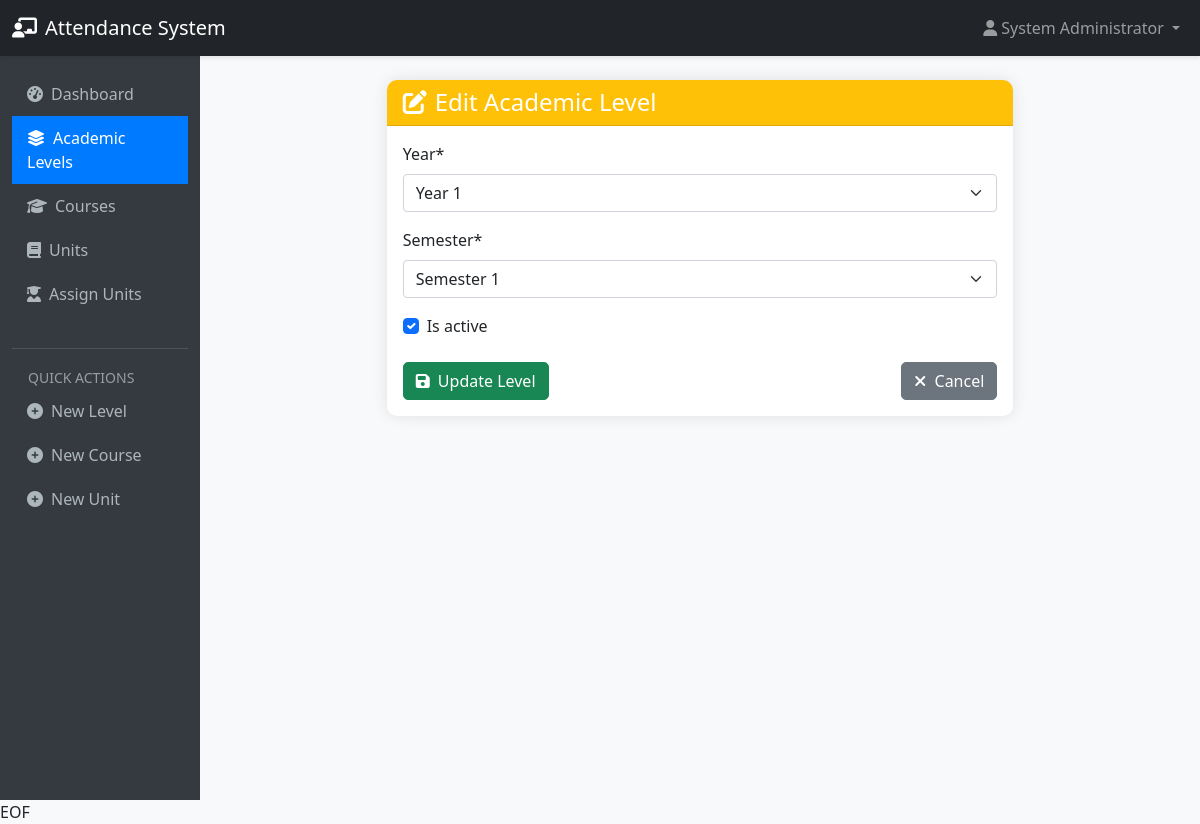
Page /attendance/admin/levels/edit/5/ (signed in) on the committed database.
### accounts/models.py (models this page shows, shortened)
class User(AbstractUser):
    USER_TYPE_CHOICES = (
        ('admin', 'Admin'),
        ('lecturer', 'Lecturer'),
        ('student', 'Student'),
    )
    user_type = models.CharField(max_length=20, choices=USER_TYPE_CHOICES, default='student')
    registration_number = models.CharField(max_length=20, blank=True, null=True, unique=True, verbose_name="Student Registration Number")
    employee_id = models.CharField(max_length=20, blank=True, null=True, unique=True, verbose_name="Lecturer/Staff ID")
    department = models.CharField(max_length=100, blank=True, null=True)
    phone_regex = RegexValidator(
        regex=r'^\+?1?\d{9,15}$',
        message="Phone number must be entered in the format: '+999999999'. Up to 15 digits allowed."
    )
    phone_number = models.CharField(validators=[phone_regex], max_length=17, blank=True, null=True)
    profile_picture = models.ImageField(upload_to='profile_pics/', blank=True, null=True)
    is_approved = models.BooleanField(default=False)  # For admin approval of lecturers

### attendance/models.py (models this page shows, shortened)
class Level(models.Model):
    year = models.PositiveIntegerField(choices=[(1, 'Year 1'), (2, 'Year 2'), (3, 'Year 3'), (4, 'Year 4'), (5, 'Year 5')])
    semester = models.PositiveIntegerField(choices=[(1, 'Semester 1'), (2, 'Semester 2'), (3, 'Semester 3')])
    is_active = models.BooleanField(default=True)
    name = models.CharField(max_length=100, blank=True)
    class Meta:
        ordering = ['year', 'semester']
        unique_together = ['year', 'semester']

### attendance/views.py (the view)
# urls.py: path('admin/levels/edit/<int:level_id>/', views.edit_level, name='edit_level'),
@login_required
@admin_required
def edit_level(request, level_id):
    level = get_object_or_404(Level, id=level_id)
    if request.method == 'POST':
        form = LevelForm(request.POST, instance=level)
        if form.is_valid():
            form.save()
            messages.success(request, 'Level updated successfully.')
            return redirect('manage_levels')
    else:
        form = LevelForm(instance=level)
    return render(request, 'attendance/edit_level.html', {'form': form, 'level': level})

### attendance/forms.py (shortened to what this page needs)
class LevelForm(forms.ModelForm):
    class Meta:
        model = Level
        fields = ['year', 'semester', 'is_active']

### accounts/views.py (called while the page is built)
def admin_required(view_func):
    decorated_view_func = user_passes_test(
        lambda u: u.is_authenticated and u.user_type == 'admin',
        login_url='login'
    )(view_func)
    return decorated_view_func

### templates/attendance/edit_level.html (shortened to what this page needs)
{% extends 'attendance/base.html' %}
{% load crispy_forms_tags %}
{% block content %}
<div class="row justify-content-center">
    <div class="col-md-8">
        <div class="card">
            <div class="card-header bg-warning text-white">
                <h4 class="mb-0">
                    <i class="fas fa-edit me-2"></i>Edit Academic Level
                </h4>
            </div>
            <div class="card-body">
                <form method="post">
                    {{ form|crispy }}
                    <div class="mt-4 d-flex justify-content-between">
                        <button type="submit" class="btn btn-success">
                            <i class="fas fa-save me-1"></i> Update Level
                        </button>
                        <a href="{% url 'manage_levels' %}" class="btn btn-secondary">
                            <i class="fas fa-times me-1"></i> Cancel
                        </a>
                    </div>
                </form>
            </div>
        </div>
    </div>
</div>
{% endblock %}

### templates/attendance/base.html (shortened to what this page needs)
<!DOCTYPE html>
    <html lang="en">
    <head>
        <link href="https://cdn.jsdelivr.net/npm/bootstrap@5.1.3/dist/css/bootstrap.min.css" rel="stylesheet">
        <link rel="stylesheet" href="https://cdnjs.cloudflare.com/ajax/libs/font-awesome/6.4.0/css/all.min.css">
    </head>
    <body>
        <nav class="navbar navbar-expand-lg navbar-dark bg-dark">
            <div class="container-fluid">
                <a class="navbar-brand" href="/">
                    <i class="fas fa-chalkboard-teacher me-2"></i>Attendance System
                </a>
                <div class="collapse navbar-collapse" id="navbarNav">
                    <ul class="navbar-nav ms-auto">
                        {% if user.is_authenticated %}
                        <li class="nav-item dropdown">
                            <a class="nav-link dropdown-toggle" href="#" id="navbarDropdown" role="button"
                                data-bs-toggle="dropdown">
                                <i class="fas fa-user me-1"></i>{{ user.get_full_name|default:user.username }}
                            </a>
                        </li>
                        {% endif %}
                    </ul>
                </div>
            </div>
        </nav>
        <div class="container-fluid">
            <div class="row">
                {% if user.is_authenticated %}
                <div class="col-md-3 col-lg-2 d-md-block sidebar collapse">
                    <div class="position-sticky pt-3">
                        <ul class="nav flex-column">
                            <li class="nav-item">
                                <a class="nav-link {% if request.path == '/attendance/admin-dashboard/' %}active{% endif %}"
                                    href="/attendance/admin-dashboard/">
                                    <i class="fas fa-tachometer-alt me-2"></i>Dashboard
                                </a>
                            </li>
                            <li class="nav-item">
                                <a class="nav-link {% if 'levels' in request.path %}active{% endif %}"
                                    href="/attendance/admin/levels/">
                                    <i class="fas fa-layer-group me-2"></i>Academic Levels
                                </a>
                            </li>
                            <li class="nav-item">
                                <a class="nav-link {% if 'courses' in request.path %}active{% endif %}"
                                    href="/attendance/admin/courses/">
                                    <i class="fas fa-graduation-cap me-2"></i>Courses
                                </a>
                            </li>
                            <li class="nav-item">
                                <a class="nav-link {% if 'units' in request.path and 'assign' not in request.path %}active{% endif %}"
                                    href="/attendance/admin/units/">
                                    <i class="fas fa-book me-2"></i>Units
                                </a>
                            </li>
                            <li class="nav-item">
                                <a class="nav-link {% if 'assign' in request.path %}active{% endif %}"
                                    href="/attendance/admin/assign-units/">
                                    <i class="fas fa-user-graduate me-2"></i>Assign Units
                                </a>
                            </li>
                            <li class="nav-item mt-3">
                                <hr class="text-white-50">
                                <small class="text-white-50 px-3">QUICK ACTIONS</small>
                            </li>
                            <li class="nav-item">
                                <a class="nav-link" href="/attendance/admin/levels/create/">
                                    <i class="fas fa-plus-circle me-2"></i>New Level
                                </a>
                            </li>
                            <li class="nav-item">
                                <a class="nav-link" href="#">
                                    <i class="fas fa-plus-circle me-2"></i>New Course
                                </a>
                            </li>
                            <li class="nav-item">
                                <a class="nav-link" href="#">
                                    <i class="fas fa-plus-circle me-2"></i>New Unit
                                </a>
                            </li>
                        </ul>
                    </div>
                </div>
                {% endif %}
                <div
                    class="{% if user.is_authenticated %}col-md-9 col-lg-10{% else %}col-12{% endif %} ms-sm-auto px-4 py-4">
                    {% block content %}{% endblock %}
                </div>
            </div>
        </div>
    </body>
    </html>

### templates/attendance/base.html (style rules this page uses)
body { background-color: #f8f9fa; font-family: 'Segoe UI', Tahoma, Geneva, Verdana, sans-serif; }
.navbar { box-shadow: 0 2px 4px rgba(0, 0, 0, .1); }
.sidebar { background-color: #343a40; min-height: calc(100vh - 56px); color: white; }
.sidebar a { color: #adb5bd; text-decoration: none; padding: 10px 15px; display: block; }
.sidebar a.active { color: white; background-color: #007bff; }
.card { border: none; box-shadow: 0 0 15px rgba(0, 0, 0, 0.1); border-radius: 10px; }
.card-header { border-radius: 10px 10px 0 0 !important; }
.btn { border-radius: 5px; }

### rows in the picture
User: get_full_name "System Administrator"
Level: year "Year 1", semester "Semester 1", is_active "☑"
